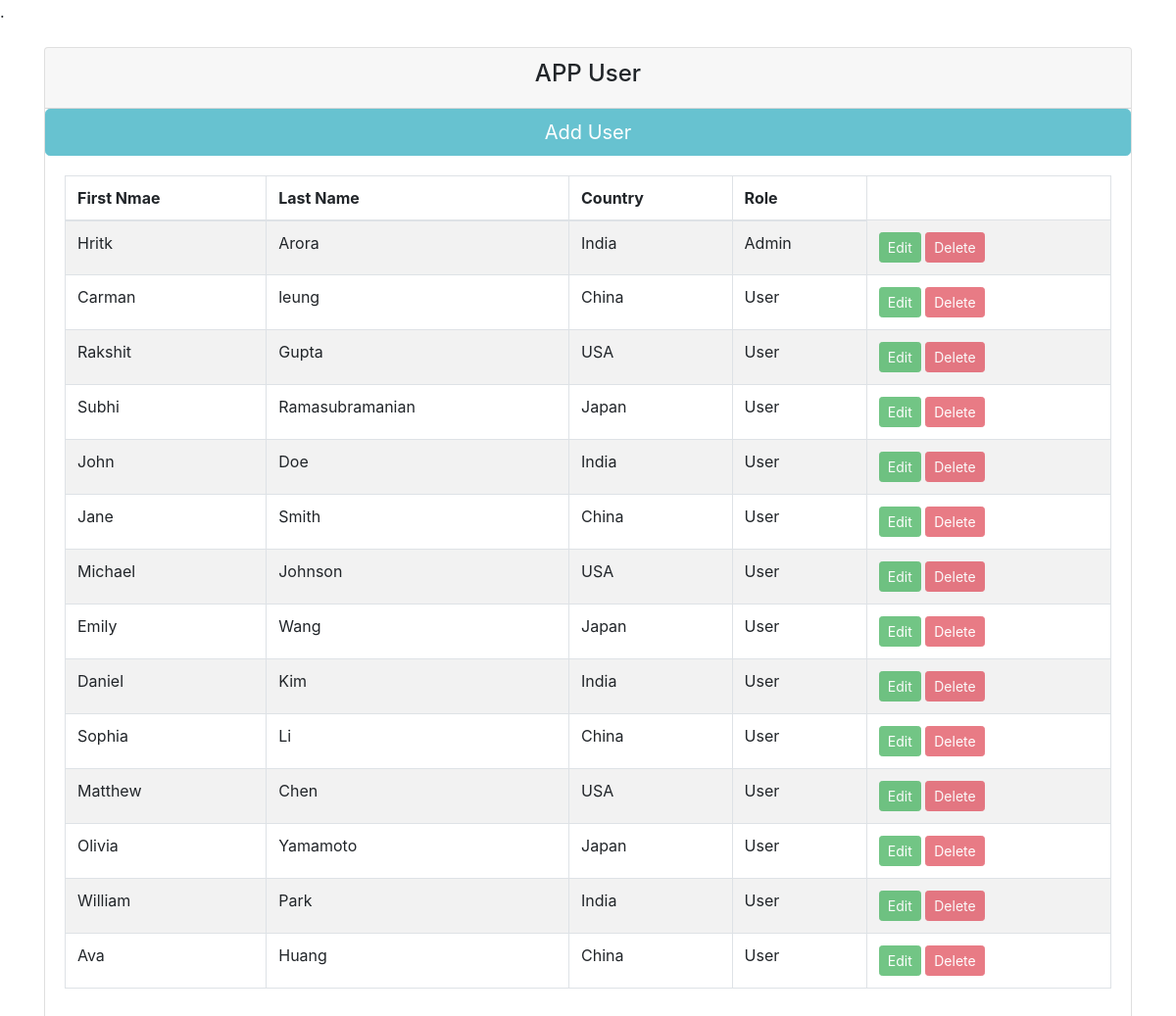
The app's page /Admin/AppUser.php with its own data.
### tables this page shows
CREATE TABLE `APP_USER` (
  `UID` int(11) NOT NULL,
  `FNAME` varchar(15) NOT NULL,
  `LNAME` varchar(15) DEFAULT NULL,
  `EMAIL` varchar(30) NOT NULL,
  `DOB` date DEFAULT NULL,
  `COUNTRY` varchar(30) DEFAULT NULL,
  `Password` varchar(20) NOT NULL,
  `Role` varchar(20) NOT NULL
);

### Admin/AppUser.php (the view, shortened to what this page needs)
<?php
include('connection.php');
?>
<!doctype html>
<head>
    <link rel="stylesheet" href="https://maxcdn.bootstrapcdn.com/bootstrap/4.0.0/css/bootstrap.min.css">
</head>
<body>
    <div class="container mt-4">
        <div class="row">
            <div class="col-md-12">
                <div class="card">
                    <div class="card-header">
                        <h4 class="text-center">APP User
                        </h4>
                    </div>
                        <button type="button" class="btn btn-info btn-lg" data-toggle="modal" data-target="#myModal" disabled>Add User</button>
                    <div class="card-body">
                        <table class="table table-bordered table-striped">
                            <thead>
                            <tr>
                                    <th>First Nmae</th>
                                    <th>Last Name</th>
                                    <th>Country</th>
                                    <th>Role</th>
                                </tr>
                            </thead>
                            <tbody>
                                <?php
                                    $query = "SELECT * FROM APP_USER";
                                    $query_run = mysqli_query($con, $query);
                                    if(mysqli_num_rows($query_run) > 0)
                                    {
                                        foreach($query_run as $quiz)
                                        {
                                            ?>
                                            <tr>
                                                <td><?= $quiz['FNAME']; ?></td>
                                                <td><?= $quiz['LNAME']; ?></td>
                                                <td><?= $quiz['COUNTRY']; ?></td>
                                                <td><?= $quiz['Role']; ?></td>
                                                <td>
                                                    <form action="Quiz.php" method="POST" class="d-inline">
                                                    <a href="QuizUpdate.php?id=<?= $quiz['QUIZID']; ?>" class="btn btn-success btn-sm disabled"disabled>Edit</a>
                                                    </form>
                                                   <form action="QuizFunction.php" method="POST" class="d-inline">
                                                    <button type="submit" name="delete_quiz" value="<?=$quiz['QUIZID'];?>" class="btn btn-danger btn-sm disabled"disabled>Delete</button>
                                                    </form>
                                                </td>
                                            </tr>
                                            <?php
                                        }
                                    }
                                    else
                                    {
                                        echo "<h5> No Record Found </h5>";
                                    }
                                ?>
                            </tbody>
                        </table>
                    </div>
                </div>
            </div>
        </div>
    </div>
</body>
</html>

### records on screen
app_user: FNAME "Hritk", LNAME "Arora", COUNTRY "India", Role "Admin"
app_user: FNAME "Carman", LNAME "leung", COUNTRY "China", Role "User"
app_user: FNAME "Rakshit", LNAME "Gupta", COUNTRY "USA", Role "User"
app_user: FNAME "Subhi", LNAME "Ramasubramanian", COUNTRY "Japan", Role "User"
app_user: FNAME "John", LNAME "Doe", COUNTRY "India", Role "User"
app_user: FNAME "Jane", LNAME "Smith", COUNTRY "China", Role "User"
app_user: FNAME "Michael", LNAME "Johnson", COUNTRY "USA", Role "User"
app_user: FNAME "Emily", LNAME "Wang", COUNTRY "Japan", Role "User"
app_user: FNAME "Daniel", LNAME "Kim", COUNTRY "India", Role "User"
app_user: FNAME "Sophia", LNAME "Li", COUNTRY "China", Role "User"
app_user: FNAME "Matthew", LNAME "Chen", COUNTRY "USA", Role "User"
app_user: FNAME "Olivia", LNAME "Yamamoto", COUNTRY "Japan", Role "User"
app_user: FNAME "William", LNAME "Park", COUNTRY "India", Role "User"
app_user: FNAME "Ava", LNAME "Huang", COUNTRY "China", Role "User"
